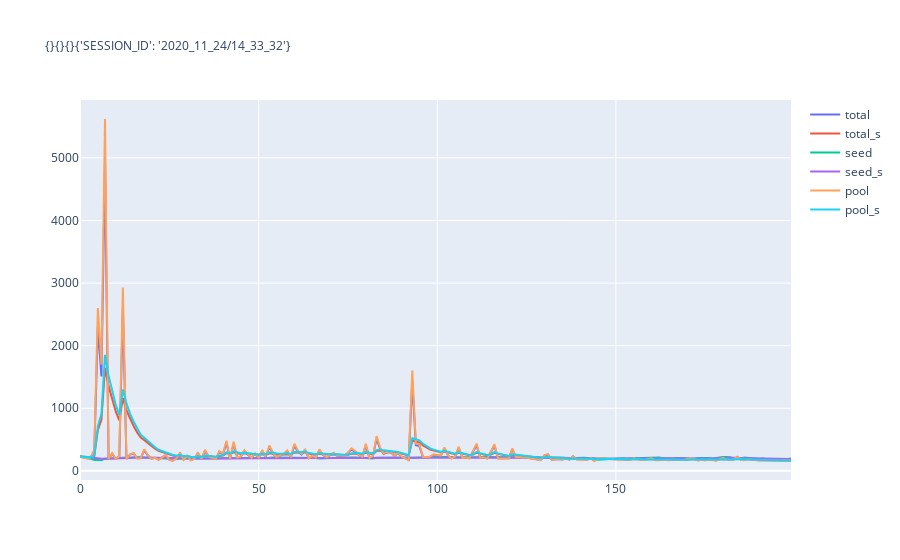

Notebook code cell kept with this figure:
### Code cell
NUM_RUNS = 1
cfg.TRAIN.NUM_TRAINING_STEPS = 1000

for e in range(NUM_RUNS):
  if e > 0:
    ca = models.CAModel()
    trainer = train.Trainer(x_train, y_train, ca, vis)
  
  for i in range(1, cfg.TRAIN.NUM_TRAINING_STEPS+1):
    x0, x_out, losses, grads = trainer.full_train_step()
    trainer.visualize(x0, x_out, losses, grads, e)
  
  plot = disp.plot_losses(trainer.loss_log, return_plot=True, title_text=utils.get_cfg_infos())
  # utils.save_fig(plot, name=f"fig_{e}", as_img=False)

### Figure 1 — Plotly figure (JSON) as saved in the notebook; plotly's stock layout.template omitted (floating-point values rounded to 4 significant figures; data arrays with more than 128 entries replaced by an {"elided": "..."} marker saying what was removed)
{"data": [{"name": "total", "type": "scatter", "y": {"elided": "200 float values"}}, {"name": "total_s", "type": "scatter", "y": {"elided": "200 float values"}}, {"name": "seed", "type": "scatter", "y": {"elided": "200 float values"}}, {"name": "seed_s", "type": "scatter", "y": {"elided": "200 float values"}}, {"name": "pool", "type": "scatter", "y": {"elided": "200 float values"}}, {"name": "pool_s", "type": "scatter", "y": {"elided": "200 float values"}}], "layout": {"title": {"font": {"size": 12}, "text": "{}{}{}{'SESSION_ID': '2020_11_24/14_33_32'}"}}}
